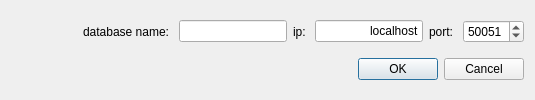
<?xml version="1.0" encoding="UTF-8"?>
<ui version="4.0">
 <class>LoadFromMongoDbDialog</class>
 <widget class="QDialog" name="LoadFromMongoDbDialog">
  <property name="geometry">
   <rect>
    <x>0</x>
    <y>0</y>
    <width>535</width>
    <height>100</height>
   </rect>
  </property>
  <property name="minimumSize">
   <size>
    <width>350</width>
    <height>80</height>
   </size>
  </property>
  <property name="windowTitle">
   <string>New column name</string>
  </property>
  <layout class="QVBoxLayout" name="verticalLayout" stretch="1,0">
   <item>
    <layout class="QHBoxLayout" name="horizontalLayout">
     <item>
      <spacer name="dbSpacer">
       <property name="orientation">
        <enum>Qt::Horizontal</enum>
       </property>
       <property name="sizeHint" stdset="0">
        <size>
         <width>28</width>
         <height>20</height>
        </size>
       </property>
      </spacer>
     </item>
     <item>
      <widget class="QLabel" name="dbNameLb">
       <property name="text">
        <string>database name: </string>
       </property>
      </widget>
     </item>
     <item>
      <widget class="QLineEdit" name="dbNameEdit">
       <property name="text">
        <string/>
       </property>
       <property name="alignment">
        <set>Qt::AlignRight|Qt::AlignTrailing|Qt::AlignVCenter</set>
       </property>
      </widget>
     </item>
     <item>
      <widget class="QLabel" name="dbIpLb">
       <property name="text">
        <string>ip: </string>
       </property>
      </widget>
     </item>
     <item>
      <widget class="QLineEdit" name="dbIpEdit">
       <property name="text">
        <string>localhost</string>
       </property>
       <property name="alignment">
        <set>Qt::AlignRight|Qt::AlignTrailing|Qt::AlignVCenter</set>
       </property>
      </widget>
     </item>
     <item>
      <widget class="QLabel" name="portLb">
       <property name="text">
        <string>port: </string>
       </property>
      </widget>
     </item>
     <item>
      <widget class="QSpinBox" name="dbPortSpinBox">
       <property name="maximum">
        <number>65536</number>
       </property>
       <property name="value">
        <number>50051</number>
       </property>
      </widget>
     </item>
    </layout>
   </item>
   <item>
    <layout class="QHBoxLayout" name="buttonBoxLayout">
     <item>
      <spacer name="buttonBoxSpacer">
       <property name="orientation">
        <enum>Qt::Horizontal</enum>
       </property>
       <property name="sizeHint" stdset="0">
        <size>
         <width>40</width>
         <height>20</height>
        </size>
       </property>
      </spacer>
     </item>
     <item>
      <widget class="QDialogButtonBox" name="buttonBox">
       <property name="standardButtons">
        <set>QDialogButtonBox::Cancel|QDialogButtonBox::Ok</set>
       </property>
      </widget>
     </item>
    </layout>
   </item>
  </layout>
 </widget>
 <resources/>
 <connections/>
</ui>
